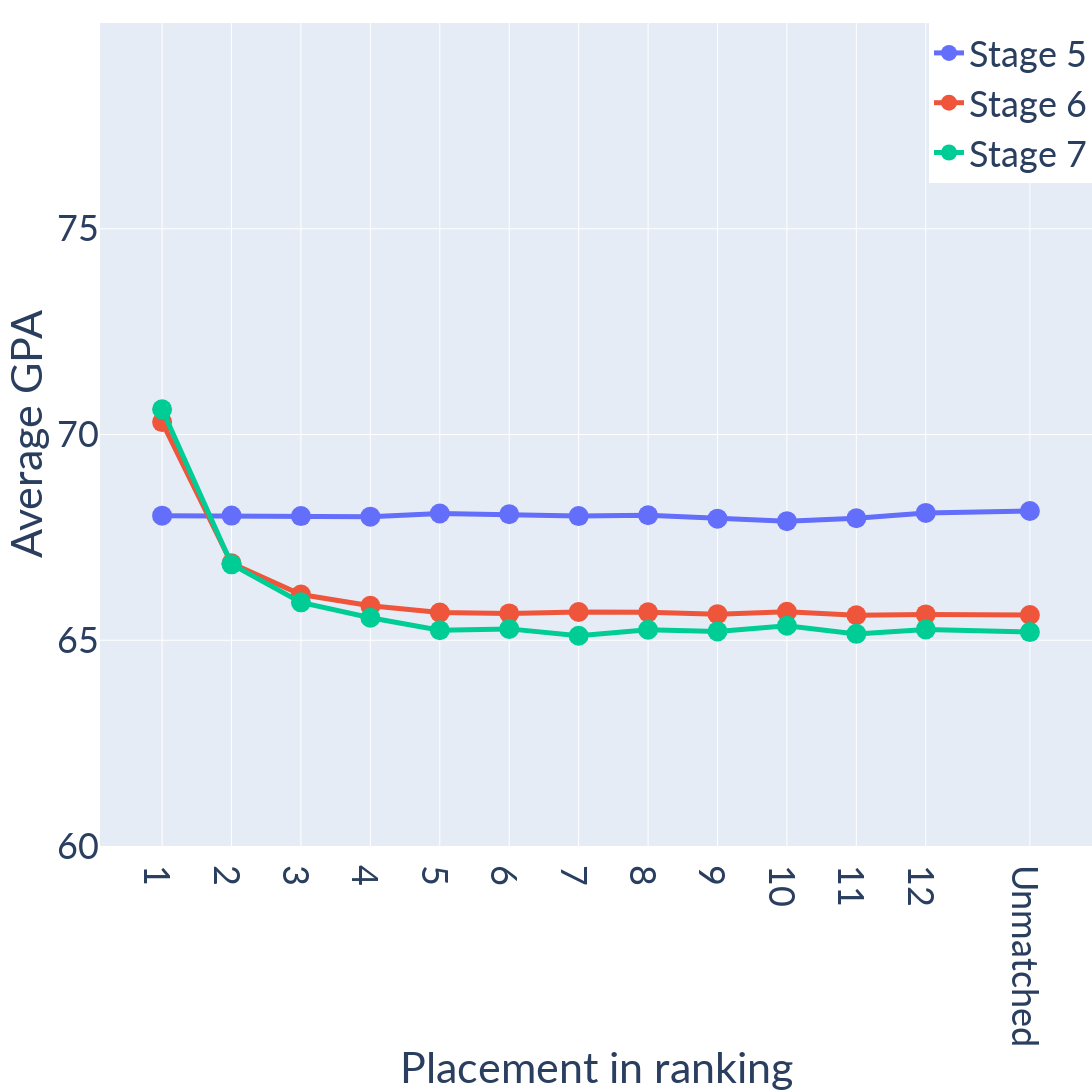

Notebook source saved alongside this figure:
### Code cell
gpas = stats[stage]['gpas']

choices = list(range(1, 13)) + [13.5]

fig = make_subplots()
fig.add_trace(go.Scatter(x=choices, y=stats[5]['gpas'], name='Stage 5', marker={'size': 20}, line={'width': 5}))
fig.add_trace(go.Scatter(x=choices, y=stats[6]['gpas'], name='Stage 6', marker={'size': 20}, line={'width': 5}))
fig.add_trace(go.Scatter(x=choices, y=stats[7]['gpas'], name='Stage 7', marker={'size': 20}, line={'width': 5}))

fig.update_layout(
	width=1600,
	height=1200,
	showlegend=True,
	xaxis=dict(title='Placement in ranking', tickmode='array', tickvals=choices, ticktext=choices[:-1]+['Unmatched']),
	yaxis=dict(title='Average GPA', range=[60, 80]),
	legend={ 'xanchor': 'right', 'x': 1, 'yanchor': 'top', 'y': 1 },
	margin={ 't': 0, 'l': 100, 'b': 0, 'r': 0 },
	font={ 'family': 'Lato', 'size': 36 }
)

fig.show()

### Figure 1 — Plotly figure (JSON) as saved in the notebook; plotly's stock layout.template omitted (floating-point values rounded to 4 significant figures)
{"data": [{"line": {"width": 5}, "marker": {"size": 20}, "name": "Stage 5", "type": "scatter", "x": [1, 2, 3, 4, 5, 6, 7, 8, 9, 10, 11, 12, 13.5], "y": [68.03, 68.03, 68.02, 68.0, 68.08, 68.06, 68.02, 68.04, 67.95, 67.89, 67.96, 68.09, 68.14]}, {"line": {"width": 5}, "marker": {"size": 20}, "name": "Stage 6", "type": "scatter", "x": [1, 2, 3, 4, 5, 6, 7, 8, 9, 10, 11, 12, 13.5], "y": [70.3, 66.87, 66.11, 65.84, 65.67, 65.65, 65.69, 65.68, 65.63, 65.69, 65.61, 65.63, 65.61]}, {"line": {"width": 5}, "marker": {"size": 20}, "name": "Stage 7", "type": "scatter", "x": [1, 2, 3, 4, 5, 6, 7, 8, 9, 10, 11, 12, 13.5], "y": [70.61, 66.85, 65.92, 65.55, 65.24, 65.28, 65.11, 65.26, 65.21, 65.35, 65.16, 65.26, 65.2]}], "layout": {"font": {"family": "Lato", "size": 36}, "height": 1200, "legend": {"x": 1, "xanchor": "right", "y": 1, "yanchor": "top"}, "margin": {"b": 0, "l": 100, "r": 0, "t": 0}, "showlegend": true, "width": 1600, "xaxis": {"anchor": "y", "domain": [0, 1], "tickmode": "array", "ticktext": [1, 2, 3, 4, 5, 6, 7, 8, 9, 10, 11, 12, "Unmatched"], "tickvals": [1, 2, 3, 4, 5, 6, 7, 8, 9, 10, 11, 12, 13.5], "title": {"text": "Placement in ranking"}}, "yaxis": {"anchor": "x", "domain": [0, 1], "range": [60, 80], "title": {"text": "Average GPA"}}}}
